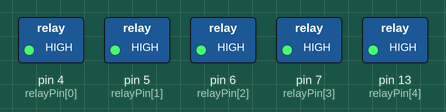
Simulated run of this sketch. Board: Arduino Uno, built with avr-gcc and run on an emulated ATmega328P. Shown: switched loads named in the sketch (green lamp = pin HIGH).

Above: at 0.5 s.
At 3.5 s:
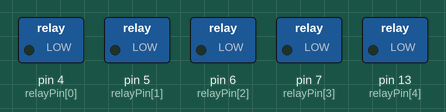
Timing chart, 0 to 4.6 s (numbered marks = the images above):
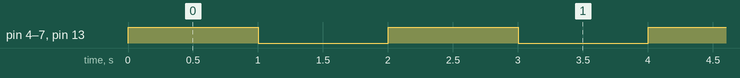

The sketch:

relay_shield_example.ino
```cpp
unsigned char relayPin[5] = {4,5,6,7,13};

void setup()
{
  int i;
  for(i = 0; i < 5; i++)
  {
    pinMode(relayPin[i],OUTPUT);
  }
}

// just an simple demo to close and open 4 relays
// every other 1s.
void loop()
{

  int i=0;
  for(i = 0; i < 5; i++)
  {
    digitalWrite(relayPin[i],HIGH);
  }
  delay(1000);
  for(i = 0; i < 5; i++)
  {
    digitalWrite(relayPin[i],LOW);
  }
  delay(1000);

}
```

Measured:
- by itself, pin 4 (relayPin[0]), pin 5 (relayPin[1]), pin 6 (relayPin[2]), pin 7 (relayPin[3]), pin 13 (relayPin[4]): alternates HIGH for 1.0 s and LOW for 1.0 s
